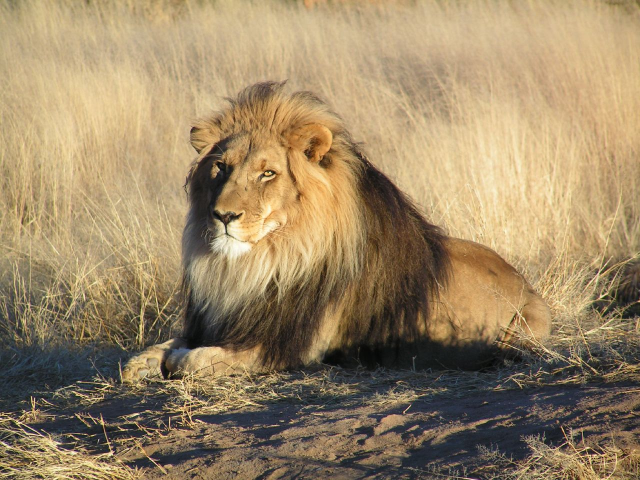
#> input picture Hafta_1/Lion_waiting_in_Namibia.jpeg, 1280 x 960 px, found by its file name (shown at 1/2 size)
$ jupyter execute Image_Processing_Fundamentals.ipynb
#> lines starting #> are read from the running program, lines starting #| are printed output that depends on the picture
[cell 1]
import cv2
import matplotlib.pyplot as plt
import numpy as np

[cell 2]
my_img = cv2.imread("./Lion_waiting_in_Namibia.jpeg")
#> my_img is the input picture: shape (960, 1280, 3); mean B, G, R 102.3, 135.3, 156.3

[cell 3]
type(my_img)

[cell 4]
print(my_img.shape)
#| (960, 1280, 3)

[cell 5]
print(f"Görüntünün yüksekliği = {my_img.shape[0]}")
#| Görüntünün yüksekliği = 960
print(f"Görüntünün genişliği = {my_img.shape[1]}")
#| Görüntünün genişliği = 1280
print(f"Görüntünün kanal sayısı = {my_img.shape[2]}")
#| Görüntünün kanal sayısı = 3

[cell 6]
# Bir görüntünün yüksekliği satır sayısıyla,
# genişliği ise sütun sayısıyla doğru orantılıdır!!!

[cell 7]
# Bir görüntü (normal şartlarda) 0 ile 255 arasında 256 adet tamsayıyla ifade
# edilir.
# 0, siyah rengine; 255 ise beyaz rengine karşılık gelir.
# RGB kanalında siyah rengi: [0,0,0] ile ifade edilir
# RGB kanalında beyaz rengi: [255,255,255] ile ifade edilir
# Gri rengi, siyah ve beyazın eşit oranda karıştırılmasıyla oluşuyorsa
# aynı şekilde 0 ile 255'i toplayıp 2'ye bölersek, elde edeceğimiz sonuç
# bize gri renginin sayısal karşılığını verecektir.

[cell 8]
# BT.601 standardı: İnsan gözü en iyi yeşil rengini sonra kırmızıyı en sonda
# maviyi ayırt eder.
# BT.601 standardı, üç kanallı RGB görüntüyü tek kanallı gri seviyeye çekmek
# için kullanılan ağırlıklandırma formülüdür.
# Bu formülde en büyük ağırlık yeşil rengine, sonra kırmızıya sonra da maviye
# verilir. Her bir piksel kendi ağırlığıyla çarpılır ve sonunda hepsi toplanarak
# 3 kanaldan tek kanallı bir sonuç elde edilir.

[cell 9]
print(f"Matristeki en düşük piksel değeri = {np.min(my_img)}")
#| Matristeki en düşük piksel değeri = 0
print(f"Matristeki en yüksek piksel değeri = {np.max(my_img)}")
#| Matristeki en yüksek piksel değeri = 255

[cell 10]
my_img[600,500]
#> Out = [110, 143, 162]

[cell 11]
yeni_2 = cv2.cvtColor(my_img,cv2.COLOR_BGR2RGB)

[cell 12]
cv2.imwrite("deneme.jpeg",yeni_2)
#> Out = True

[cell 13]
gri_img = cv2.cvtColor(my_img,cv2.COLOR_BGR2GRAY)
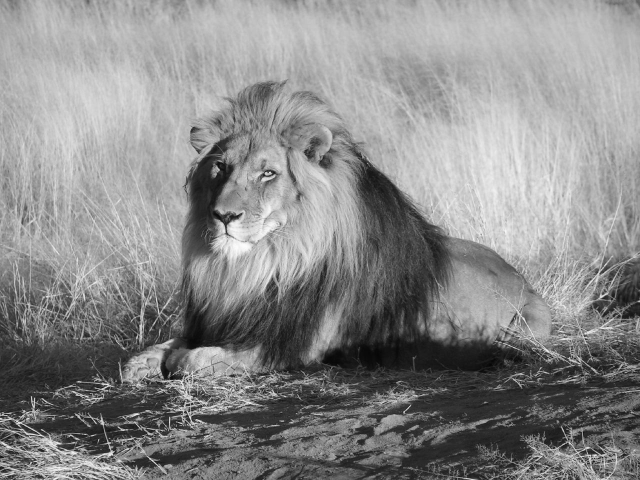
#> gri_img: shape (960, 1280) (shown at 1/2 size); min 2, max 254, mean 137.8

[cell 14]
print(f"orijinal görüntünün boyutları ve kanal sayısı = {my_img.shape}")
#| orijinal görüntünün boyutları ve kanal sayısı = (960, 1280, 3)
print(f"Gri görüntünün boyutları ve kanal sayısı = {gri_img.shape}")
#| Gri görüntünün boyutları ve kanal sayısı = (960, 1280)

[cell 15]
# İlk olarak BGR kanal sıralamasında okuduğumuz renkli görüntünün
# sırasıyla RGB renk kanalı sıralamasıyla dönüştürülmesi (convert edilmesi)
# ve gri seviye olarak dönüştürülmesi

my_rgb_img = cv2.cvtColor(my_img,cv2.COLOR_BGR2RGB)
my_gray_img = cv2.cvtColor(my_rgb_img, cv2.COLOR_RGB2GRAY)

[cell 16]
fig = plt.figure(figsize=(10, 7))

# plt.subplot(satır_sayısı, sütun_sayısı, kaçıncı_görüntü_olduğu)
# Örneğin: plt.subplot(3,2,4) yan taraftaki kodun açıklaması aşağıdadır
# satır sayısı x sütün sayısı = gösterilecek toplam görüntü sayısı
# toplam görüntü = 3x2 = 6 görüntü
# sondaki 4 sayısı ise o anki plot'ta hangi görüntünün gösterildiğini ifade eder
# yani 6 görüntü arasından 4. görüntüyü gösterdiğini açıklıyor

plt.subplot(1, 2, 1)
plt.imshow(my_rgb_img)
plt.axis('off')
plt.title("RGB Image")

plt.subplot(1, 2, 2)
plt.imshow(my_gray_img,cmap="gray")
plt.axis('off')
plt.title("Gray Image")
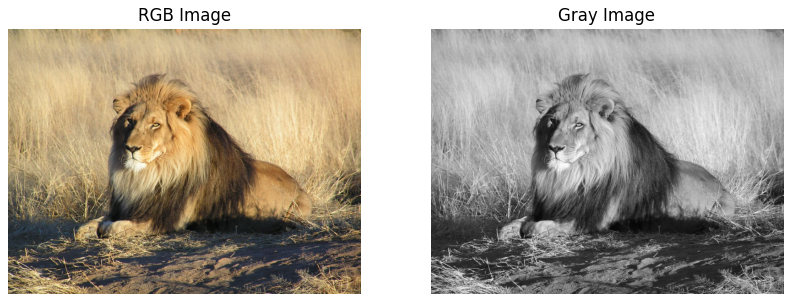
#> figure drawn by matplotlib, 2 panels

[cell 17]
print(f"RGB image üzerindeki piksel değeri = {my_rgb_img[500,400]}")
#| RGB image üzerindeki piksel değeri = [77 67 65]
print(f"Gray image üzerindeki piksel değeri = {my_gray_img[500,400]}")
#| Gray image üzerindeki piksel değeri = 70
